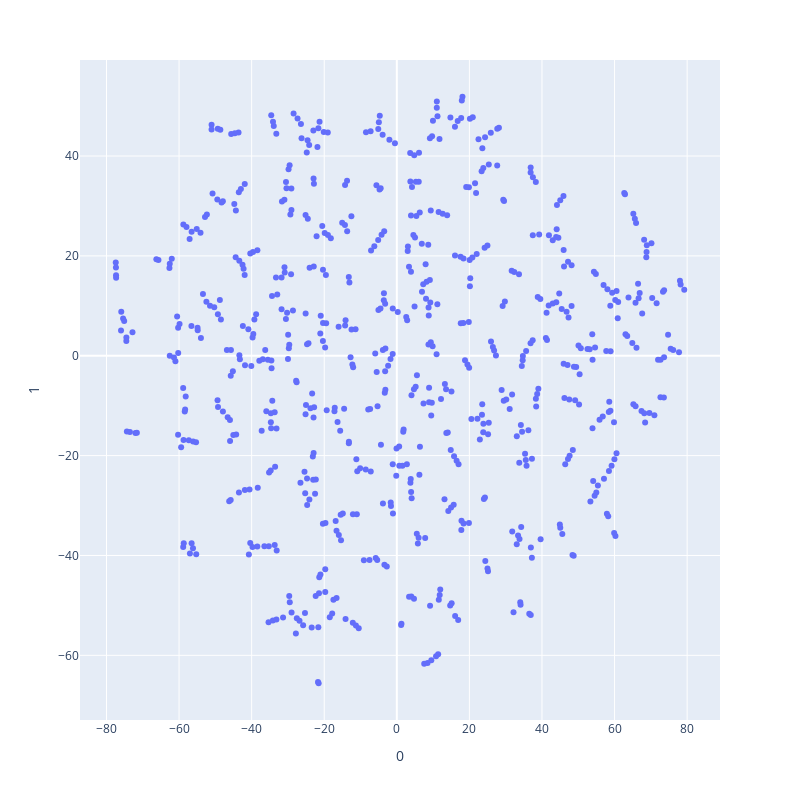

Notebook code cell kept with this figure:
### Code cell
fig = px.scatter(
    beowulf_projections, 
    x=0, y=1,
    hover_name = np.array(beowulf_vocab),
    width=800, 
    height=800
)
fig.show()

### Figure 1 — Plotly figure (JSON) as saved in the notebook; plotly's stock layout.template omitted (floating-point values rounded to 4 significant figures; data arrays with more than 128 entries replaced by an {"elided": "..."} marker saying what was removed)
{"data": [{"hovertemplate": "<b>%{hovertext}</b><br><br>0=%{x}<br>1=%{y}<extra></extra>", "hovertext": {"elided": "679 str values"}, "legendgroup": "", "marker": {"color": "#636efa", "symbol": "circle"}, "mode": "markers", "name": "", "orientation": "v", "showlegend": false, "type": "scatter", "x": {"elided": "679 float values"}, "xaxis": "x", "y": {"elided": "679 float values"}, "yaxis": "y"}], "layout": {"height": 800, "legend": {"tracegroupgap": 0}, "margin": {"t": 60}, "width": 800, "xaxis": {"anchor": "y", "autorange": true, "domain": [0, 1], "range": [-87.3, 89.05], "title": {"text": "0"}, "type": "linear"}, "yaxis": {"anchor": "x", "autorange": true, "domain": [0, 1], "range": [-72.95, 59.23], "title": {"text": "1"}, "type": "linear"}}}
